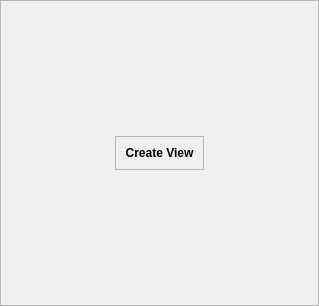
<?xml version="1.0" encoding="UTF-8"?>
<ui version="4.0">
 <class>EmptyView</class>
 <widget class="QWidget" name="EmptyView">
  <property name="geometry">
   <rect>
    <x>0</x>
    <y>0</y>
    <width>319</width>
    <height>306</height>
   </rect>
  </property>
  <property name="windowTitle">
   <string>Form</string>
  </property>
  <layout class="QGridLayout" name="gridLayout">
   <property name="margin">
    <number>0</number>
   </property>
   <item row="0" column="0">
    <widget class="QScrollArea" name="scrollArea">
     <property name="widgetResizable">
      <bool>true</bool>
     </property>
     <widget class="QWidget" name="ConvertActionsFrame">
      <property name="geometry">
       <rect>
        <x>0</x>
        <y>0</y>
        <width>315</width>
        <height>302</height>
       </rect>
      </property>
      <layout class="QGridLayout" name="gridLayout_2">
       <item row="0" column="1">
        <spacer name="verticalSpacer">
         <property name="orientation">
          <enum>Qt::Vertical</enum>
         </property>
         <property name="sizeHint" stdset="0">
          <size>
           <width>20</width>
           <height>109</height>
          </size>
         </property>
        </spacer>
       </item>
       <item row="1" column="0">
        <spacer name="horizontalSpacer">
         <property name="orientation">
          <enum>Qt::Horizontal</enum>
         </property>
         <property name="sizeHint" stdset="0">
          <size>
           <width>88</width>
           <height>20</height>
          </size>
         </property>
        </spacer>
       </item>
       <item row="1" column="1">
        <widget class="QFrame" name="frame">
         <property name="frameShape">
          <enum>QFrame::StyledPanel</enum>
         </property>
         <property name="frameShadow">
          <enum>QFrame::Raised</enum>
         </property>
         <layout class="QVBoxLayout" name="verticalLayout">
          <item>
           <widget class="QLabel" name="label">
            <property name="text">
             <string>&lt;!DOCTYPE HTML PUBLIC &quot;-//W3C//DTD HTML 4.0//EN&quot; &quot;http://www.w3.org/TR/REC-html40/strict.dtd&quot;&gt;
&lt;html&gt;&lt;head&gt;&lt;meta name=&quot;qrichtext&quot; content=&quot;1&quot; /&gt;&lt;style type=&quot;text/css&quot;&gt;
p, li { white-space: pre-wrap; }
&lt;/style&gt;&lt;/head&gt;&lt;body style=&quot; font-family:'Helvetica'; font-size:9pt; font-weight:400; font-style:normal;&quot;&gt;
&lt;p align=&quot;center&quot; style=&quot; margin-top:0px; margin-bottom:0px; margin-left:0px; margin-right:0px; -qt-block-indent:0; text-indent:0px;&quot;&gt;&lt;span style=&quot; font-weight:600;&quot;&gt;Create View&lt;/span&gt;&lt;/p&gt;&lt;/body&gt;&lt;/html&gt;</string>
            </property>
            <property name="alignment">
             <set>Qt::AlignCenter</set>
            </property>
           </widget>
          </item>
         </layout>
        </widget>
       </item>
       <item row="1" column="2">
        <spacer name="horizontalSpacer_2">
         <property name="orientation">
          <enum>Qt::Horizontal</enum>
         </property>
         <property name="sizeHint" stdset="0">
          <size>
           <width>88</width>
           <height>20</height>
          </size>
         </property>
        </spacer>
       </item>
       <item row="2" column="1">
        <spacer name="verticalSpacer_2">
         <property name="orientation">
          <enum>Qt::Vertical</enum>
         </property>
         <property name="sizeHint" stdset="0">
          <size>
           <width>20</width>
           <height>109</height>
          </size>
         </property>
        </spacer>
       </item>
      </layout>
     </widget>
    </widget>
   </item>
  </layout>
 </widget>
 <resources/>
 <connections/>
</ui>
